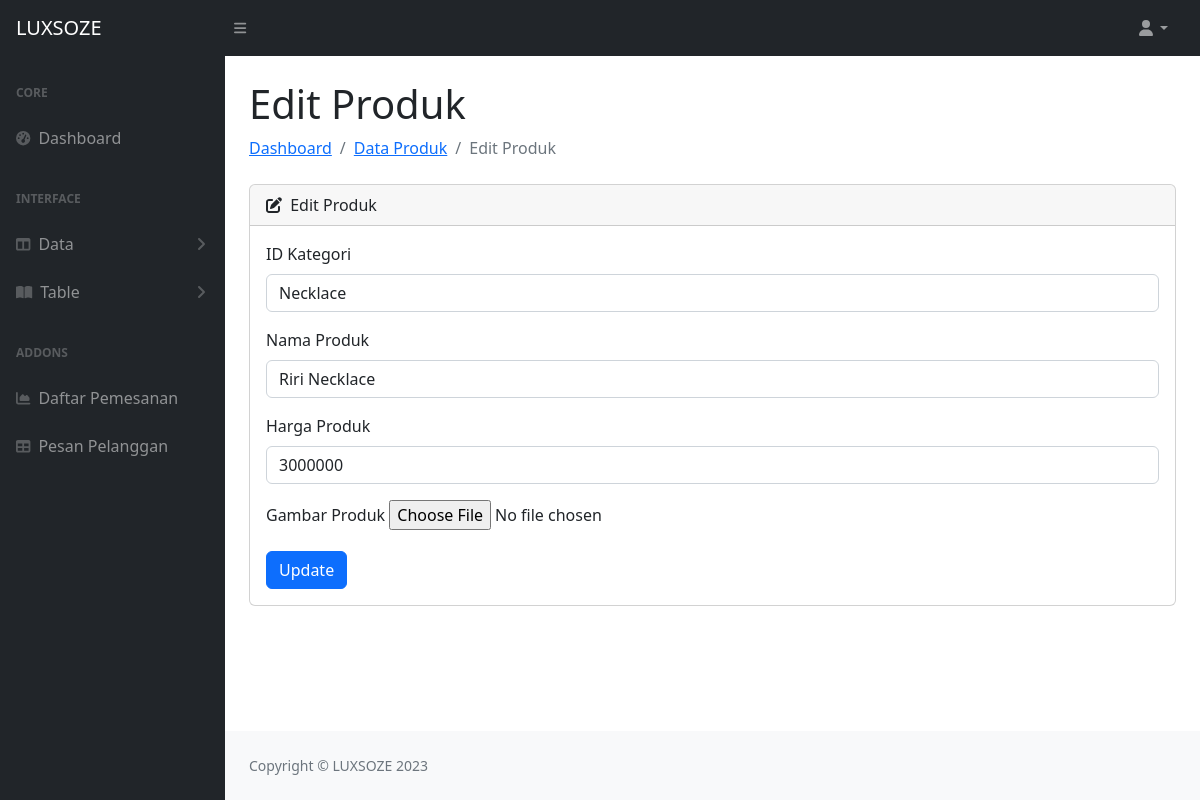
Screenshot of /admin/edit_produk.php?id=8 with the database file from the repository.
### tables this page shows
CREATE TABLE `produk` (
  `id` int(11) NOT NULL,
  `id_kategori` int(11) DEFAULT NULL,
  `nama` varchar(255) DEFAULT NULL,
  `harga` mediumtext DEFAULT NULL,
  `gambar` mediumtext NOT NULL
);

CREATE TABLE `kategori` (
  `id` int(11) NOT NULL,
  `nama_kategori` varchar(255) DEFAULT NULL
);

### admin/edit_produk.php (the view, shortened to what this page needs)
<?php
require '../include/config.php';
$id_kategori = '';
$nama_produk = '';
$harga_produk = '';
if (isset($_GET['id'])) {
    $id_produk = $_GET['id'];
    $query = "SELECT * FROM produk WHERE id = '$id_produk'";
    $result = mysqli_query($conn, $query);
    if (mysqli_num_rows($result) === 1) {
        $row = mysqli_fetch_assoc($result);
        $id_kategori = $row['id_kategori'];
        $nama_produk = $row['nama'];
        $harga_produk = $row['harga'];
    } else {
        header('Location: data_produk.php');
        exit();
    }
}
$query_kategori = "SELECT * FROM kategori";
$result_kategori = mysqli_query($conn, $query_kategori);
?>
<?php include 'include/navbar.php' ?>
<div id="layoutSidenav_content">
    <main>
        <div class="container-fluid px-4">
            <h1 class="mt-4">Edit Produk</h1>
            <ol class="breadcrumb mb-4">
                <li class="breadcrumb-item"><a href="index.html">Dashboard</a></li>
                <li class="breadcrumb-item"><a href="produk.php">Data Produk</a></li>
                <li class="breadcrumb-item active">Edit Produk</li>
            </ol>
            <div class="card mb-4">
                <div class="card-header">
                    <i class="fas fa-edit me-1"></i>
                    Edit Produk
                </div>
                <div class="card-body">
                    <form method="POST" action="" enctype="multipart/form-data">
                        <div class="mb-3">
                            <label for="id_kategori" class="form-label">ID Kategori</label>
                            <select class="form-control" id="id_kategori" name="id_kategori">
                                <?php while ($row_kategori = mysqli_fetch_assoc($result_kategori)): ?>
                                    <option value="<?php echo $row_kategori['id']; ?>" <?php if ($row_kategori['id'] == $id_kategori)
                                           echo 'selected'; ?>><?php echo $row_kategori['nama_kategori']; ?></option>
                                <?php endwhile; ?>
                            </select>
                        </div>
                        <div class="mb-3">
                            <label for="nama_produk" class="form-label">Nama Produk</label>
                            <input type="text" class="form-control" id="nama_produk" name="nama_produk"
                                value="<?php echo $nama_produk; ?>">
                        </div>
                        <div class="mb-3">
                            <label for="harga_produk" class="form-label">Harga Produk</label>
                            <input type="text" class="form-control" id="harga_produk" name="harga_produk"
                                value="<?php echo $harga_produk; ?>">
                        </div>
                        <div class="mb-3">
                            <label for="gambar_produk" class="form-label">Gambar Produk</label>
                            <input type="file" class="formcontrol" id="gambar_produk" name="gambar_produk">
                        </div>
                        <button type="submit" class="btn btn-primary">Update</button>
                    </form>
                </div>
            </div>
        </div>
    </main>
    <?php include 'include/footer.php' ?>

### rows the page displays
produk: id_kategori "Necklace", nama_produk "Riri Necklace", harga_produk "3000000"
